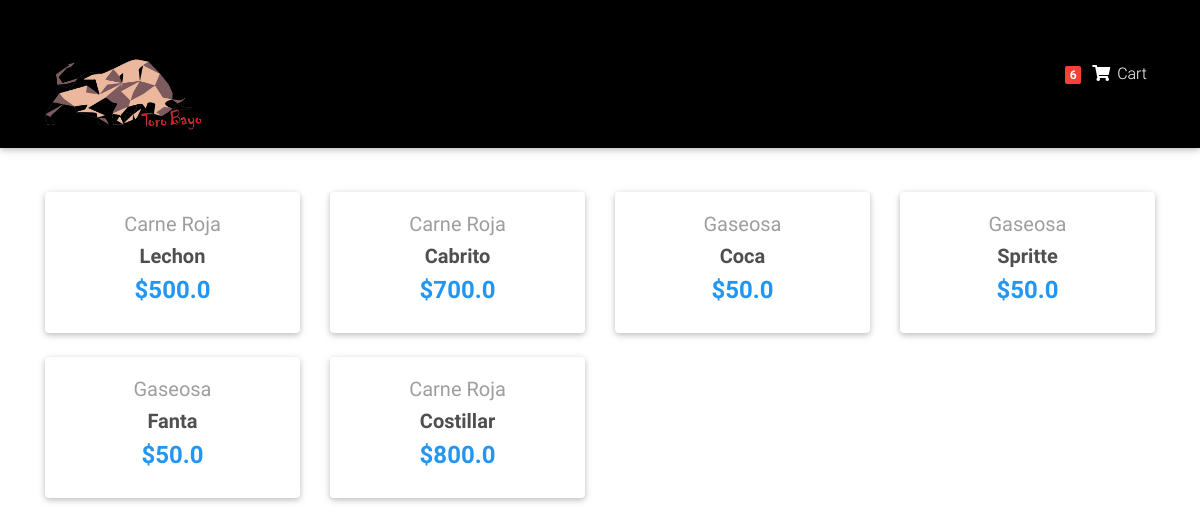
The app's page /grilla/ (signed in), older data.
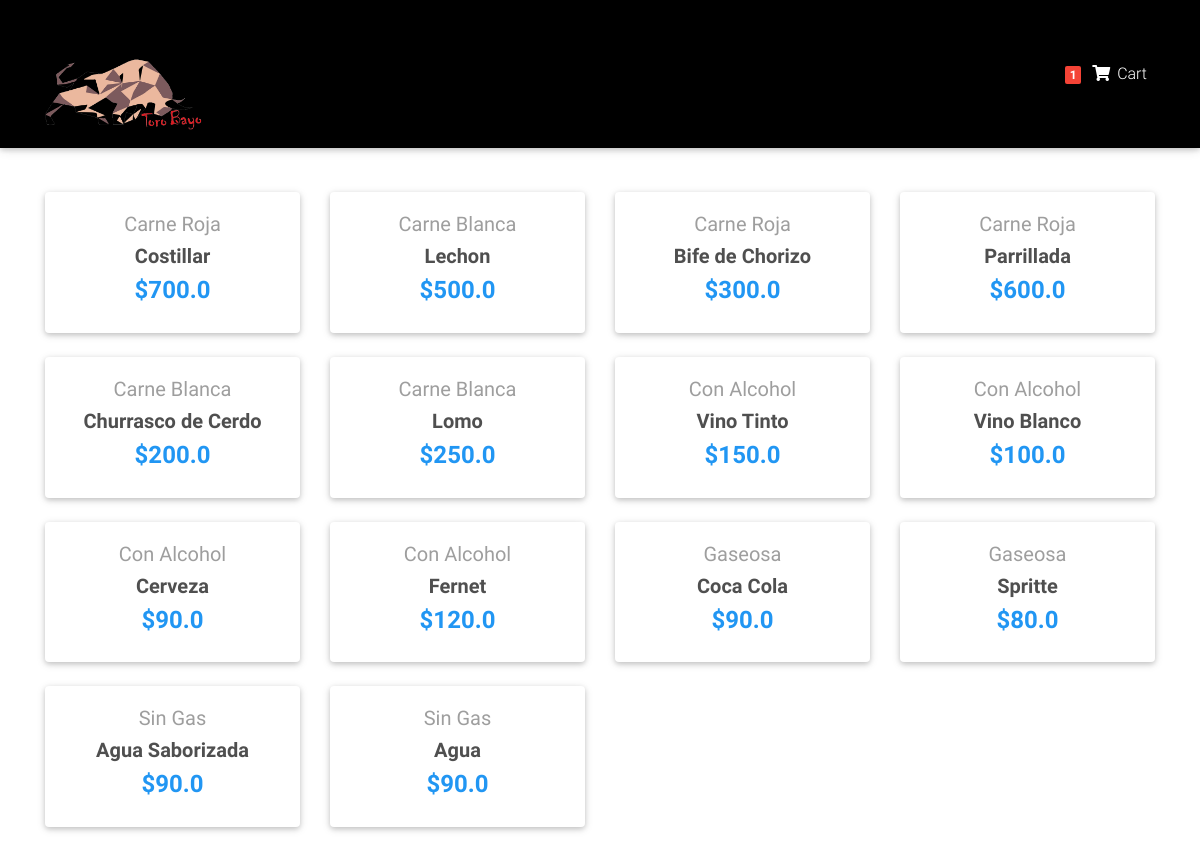
The same page, newer data.
### Buffet/models.py (models this page shows, shortened)
class Order(models.Model):
    user = models.ForeignKey(settings.AUTH_USER_MODEL, on_delete= models.CASCADE)
    items = models.ManyToManyField(OrderItem)
    start_date = models.DateTimeField(auto_now_add=True)
    ordered_date = models.DateTimeField()
    ordered = models.BooleanField(default= False)

class Item(models.Model):
    title = models.CharField(max_length=100)
    price = models.FloatField()
    category = models.CharField(choices=CATEGORY_CHOICES, max_length=2)
    slug = models.SlugField()
    descripcion = models.TextField()
    def get_absolute_url(self):
        return reverse("Buffet:product", kwargs={
            'slug': self.slug
        })

### Buffet/views.py (the view)
# urls.py: path('grilla/', HomeView.as_view()),
class HomeView(ListView):
    model = Item
    template_name = "home-page.html"

### Buffet/templatetags/cart_templatestags.py (called while the page is built)
@register.filter
def cart_item_count(user):
    if user.is_authenticated:
        qs = Order.objects.filter(user=user, ordered=False)
        if qs.exists():
            return qs[0].items.count()
    return 0

### Buffet/templates/home-page.html (shortened to what this page needs)
{% extends "base_cart.html" %}
{% load static %}
{% block content %}
  <main>
    <div class="container">
      <section class="text-center mb-4">
        <div class="row wow fadeIn">
          {% for item in object_list%}
          <div class="col-lg-3 col-md-6 mb-4">
            <div class="card">
              <div class="card-body text-center">
                <a href="" class="grey-text">
                  <h5>{{ item.get_category_display }}</h5>
                </a>
                <h5>
                  <strong>
                    <a href="{{ item.get_absolute_url }}" class="dark-grey-text">{{ item.title }}
                    </a>
                  </strong>
                </h5>
                <h4 class="font-weight-bold blue-text">
                  <strong>${{ item.price }}</strong>
                </h4>
              </div>
            </div>
          </div>
          {% endfor %}
        </div>
  </main>
{% endblock %}

### Buffet/templates/navbar_cart.html (shortened to what this page needs)
{% load static i18n %}
{% load cart_templatestags %}
{% block content %}
<nav class="navbar fixed-top navbar-expand-lg navbar-light black scrolling-navbar">
    <div class="container">
      <a href="/" class="navbar-brand" href="#"><img src="{% static 'images/logo.png' %}" class="logo" alt=""></a>
        <ul class="navbar-nav nav-flex-icons">
          <li class="nav-item">
            <a href="/order_summary/" class="nav-link waves-effect">
              <span class="badge red z-depth-1 mr-1"> {{ request.user|cart_item_count }} </span>
              <i class="fas fa-shopping-cart" style="color:white"></i>
              <span class="clearfix d-none d-sm-inline-block" style="color:white"> Cart </span>
            </a>
          </li>
        </ul>
      </div>
  </nav>
{% endblock %}

Row changes from the older to the newer data that the page shows:
added Item: category "Carne Roja", title "Costillar", price "700.0"
added Item: category "Carne Blanca", title "Lechon", price "500.0"
added Item: category "Carne Roja", title "Bife de Chorizo", price "300.0"
changed Item: title "Lechon" → "Parrillada"; price "500.0" → "600.0"
changed Item: category "Carne Roja" → "Carne Blanca"; title "Cabrito" → "Churrasco de Cerdo"; price "700.0" → "200.0"
changed Item: category "Gaseosa" → "Carne Blanca"; title "Coca" → "Lomo"; price "50.0" → "250.0"
changed Item: category "Gaseosa" → "Con Alcohol"; title "Spritte" → "Vino Tinto"; price "50.0" → "150.0"
changed Item: category "Gaseosa" → "Con Alcohol"; title "Fanta" → "Vino Blanco"; price "50.0" → "100.0"
changed Item: category "Carne Roja" → "Con Alcohol"; title "Costillar" → "Cerveza"; price "800.0" → "90.0"
added Item: category "Con Alcohol", title "Fernet", price "120.0"
added Item: category "Gaseosa", title "Coca Cola", price "90.0"
added Item: category "Gaseosa", title "Spritte", price "80.0"
added Item: category "Sin Gas", title "Agua Saborizada", price "90.0"
added Item: category "Sin Gas", title "Agua", price "90.0"
Text that changed along with them:
{{ request.user|cart_item_count }}: "6" → "1"
